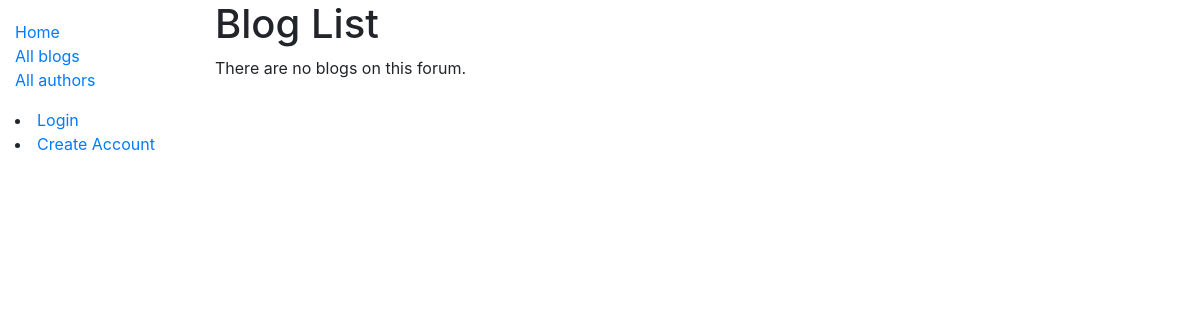
The app's page /forum/blogs/, older data.
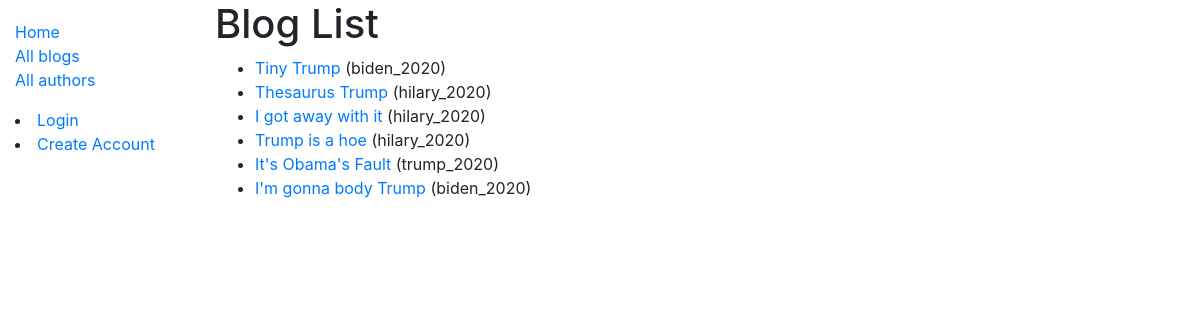
The same page, newer data.
### forum/models.py (models this page shows, shortened)
class Blog(models.Model):
    title = models.CharField(max_length=20)
    post_date = models.DateField(default=date.today())
    author = models.ForeignKey('Author', on_delete=models.SET_NULL, null=True)
    entry = models.TextField(max_length=2000, help_text='What''s on your mind?')
    def get_absolute_url(self):
        return reverse('blog-detail', args=[str(self.id)])

class Author(models.Model):
    user = models.OneToOneField(User, on_delete=models.SET_NULL, null=True)
    biography = models.TextField(max_length=400, help_text='Who am I?')
    def __str__(self):
        return self.user.username

### forum/views.py (the view)
# urls.py: path('blogs/',                views.BlogListView.as_view(),         name='blogs'),
class BlogListView(generic.ListView):
    model = Blog

### forum/templates/forum/blog_list.html
{% extends "base_generic.html" %}
{% block content %}
  <h1>Blog List</h1>
  {% if blog_list %}
  <ul>
    {% for blog in blog_list %}
      <li>
        <a href="{{ blog.get_absolute_url }}">{{ blog.title }}</a> ({{ blog.author }})
      </li>
    {% endfor %}
  </ul>
  {% else %}
    <p>There are no blogs on this forum.</p>
  {% endif %}
{% endblock %}

Row changes from the older to the newer data that the page shows:
added Blog: title "Tiny Trump", author "biden_2020"
added Blog: title "Thesaurus Trump", author "hilary_2020"
added Blog: title "I got away with it", author "hilary_2020"
added Blog: title "Trump is a hoe", author "hilary_2020"
added Blog: title "It's Obama's Fault", author "trump_2020"
added Blog: title "I'm gonna body Trump", author "biden_2020"
Text that changed along with them:
text no longer shown: "There are no blogs on this forum."
